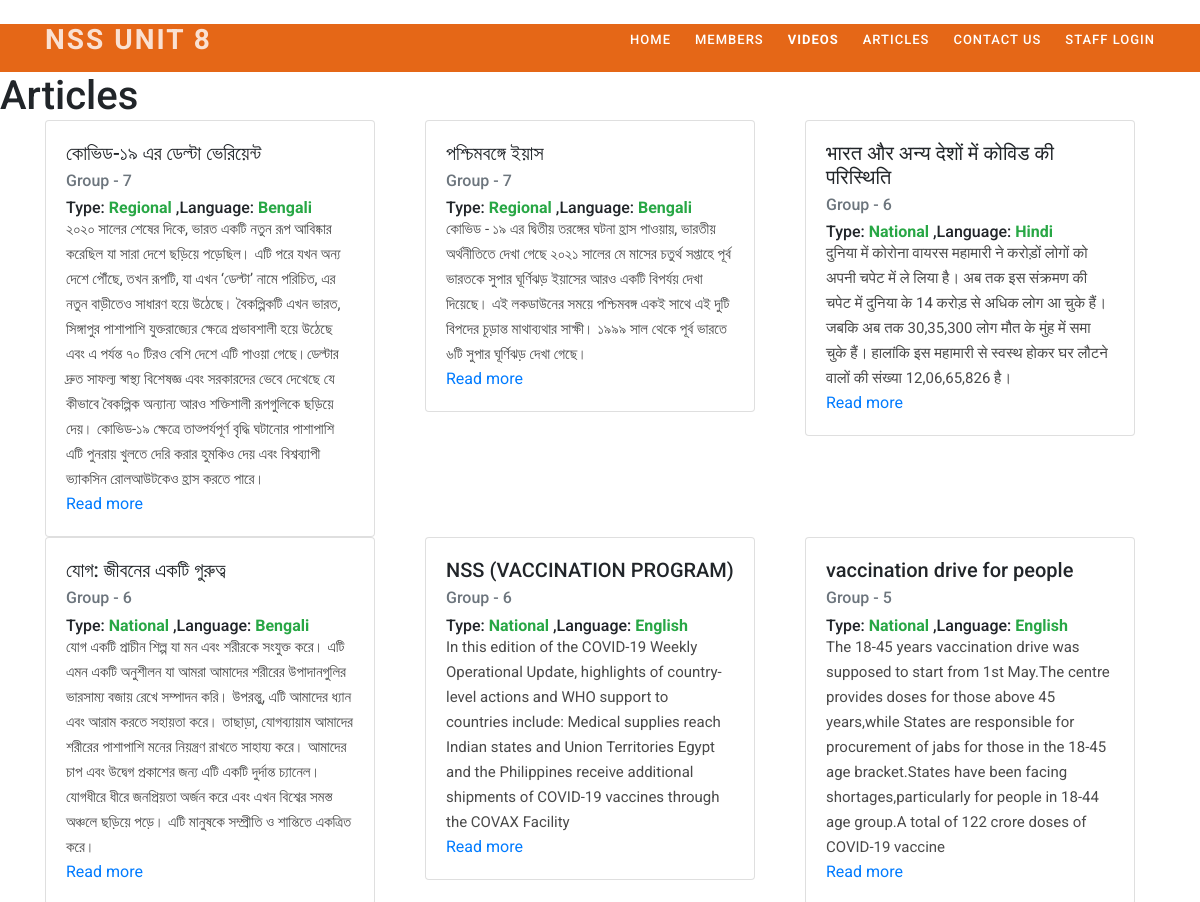
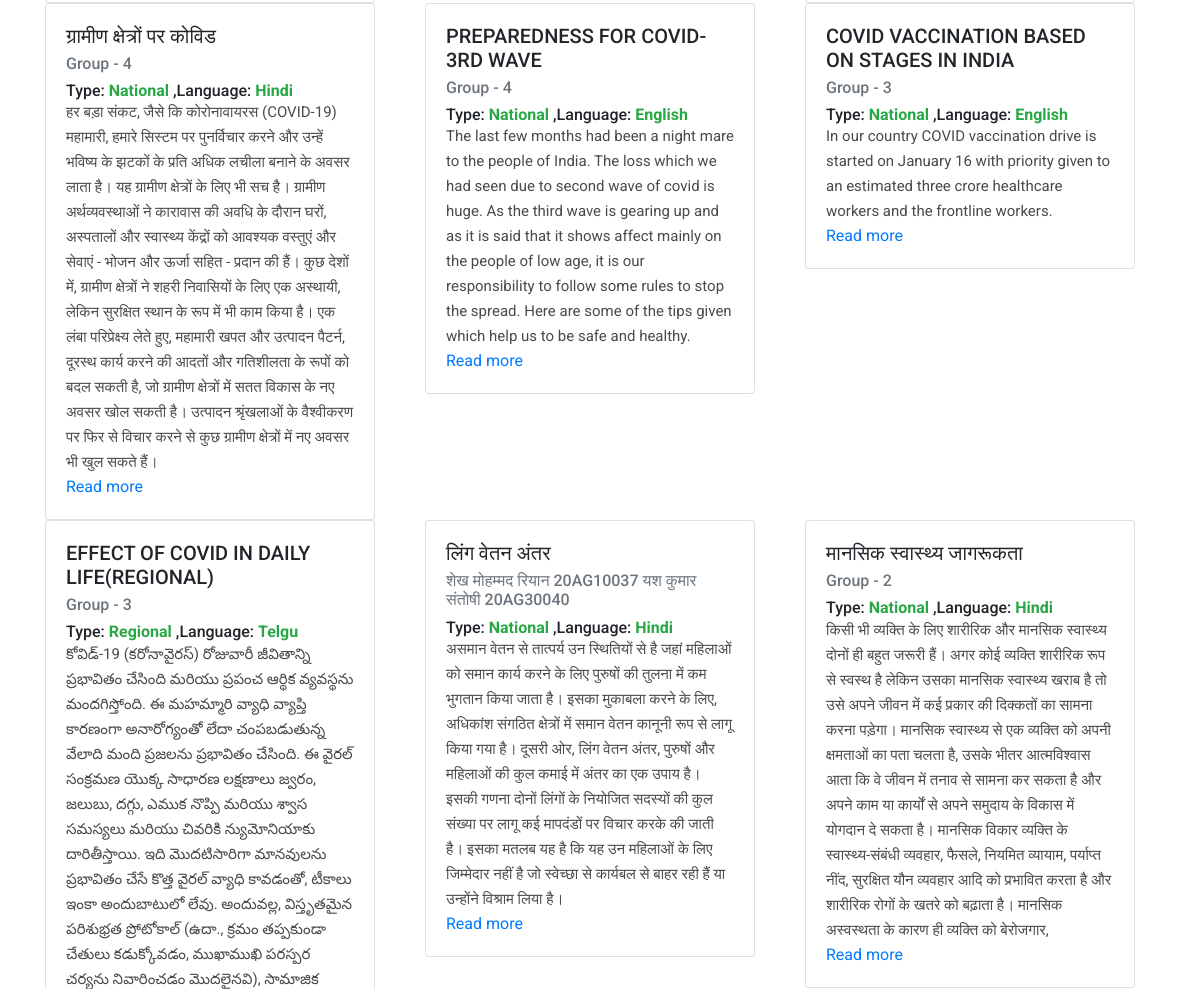
/articles/ (upper part), run on an earlier commit of the app's database (2 pictures, top to bottom).
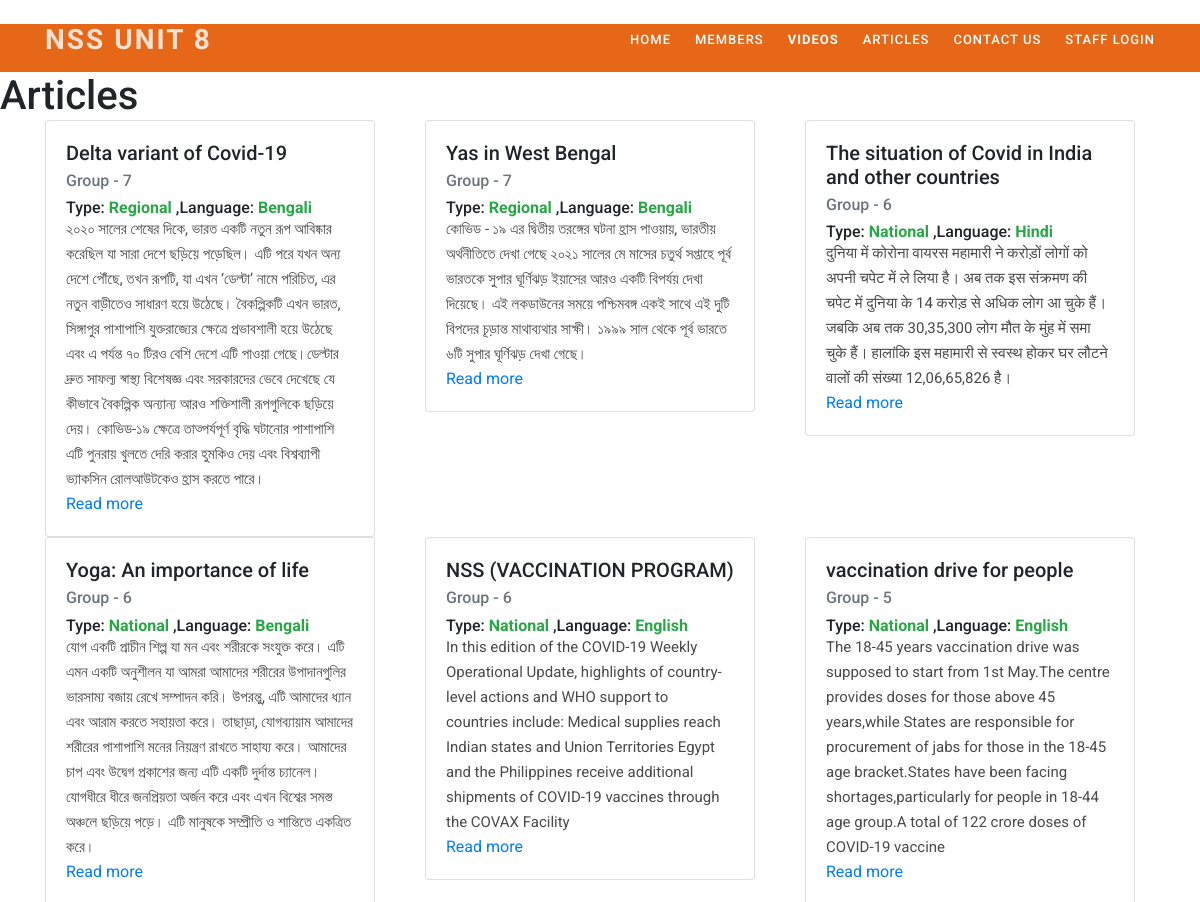
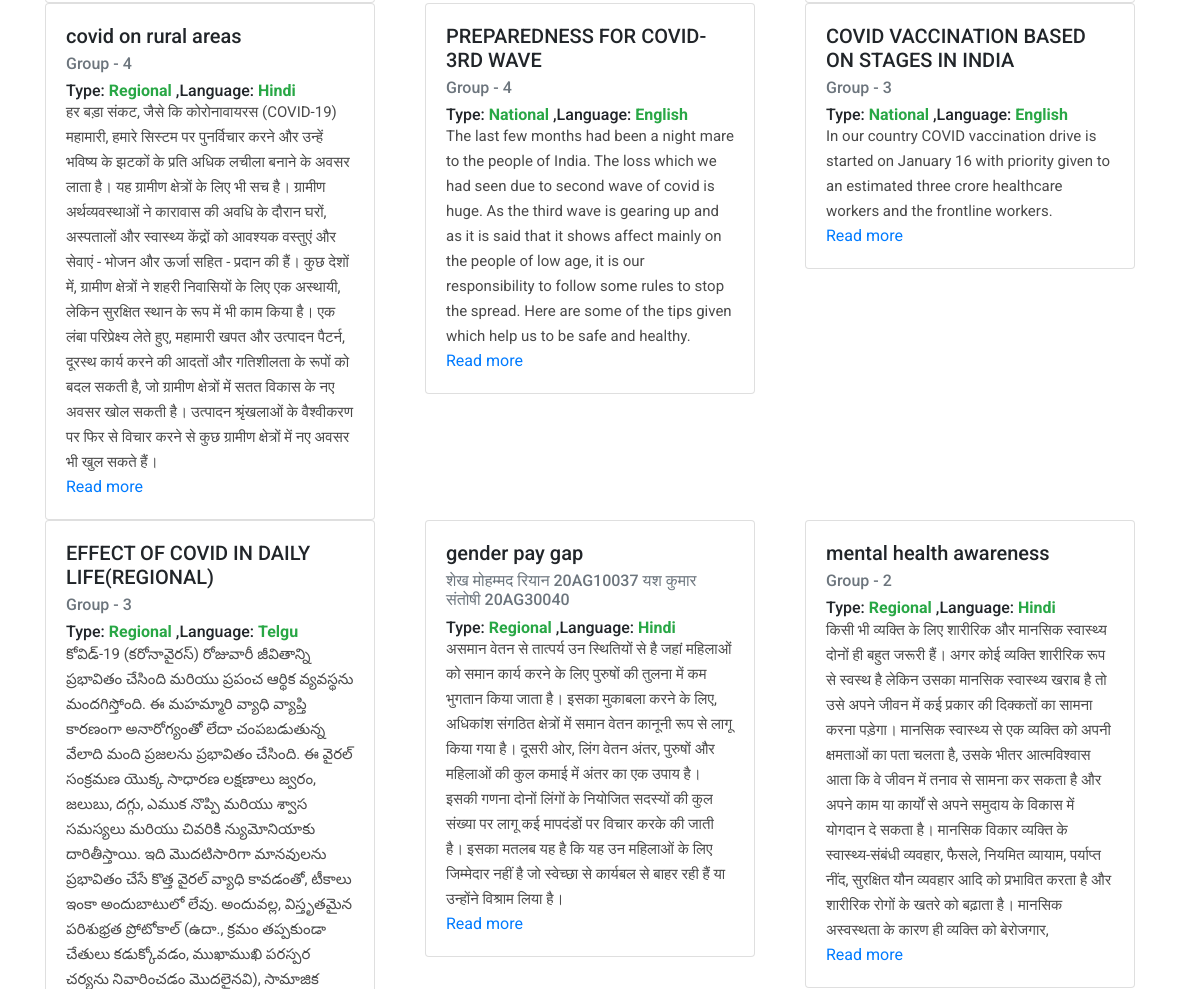
And on a later commit of the database (2 pictures, top to bottom).
### posts/models.py (models this page shows, shortened)
class article(models.Model):
  title = models.CharField(max_length=200)
  Contributors = models.CharField(max_length=500)
  slug = AutoSlugField(populate_from='title')
  intro = models.TextField()
  TYPE_CHOICES = (
        ('State','State'),
        ('National','National'),
        ('Regional','Regional')
    )
  TEXT_LANG = (
        ('English', 'English'),
        ('Hindi','Hindi'),
        ('Bengali','Bengali'),
        ('Urdu','Urdu'),
        ('Kannada','Kannada'),
        ('Marathi','Marathi'),
        ('Odia','Odia'),
        ('Telgu','Telgu'),
        ('Tamil','Tamil')
    )
  Article_type = models.CharField(choices=TYPE_CHOICES,default='National',max_length=20)
  Language = models.CharField(choices=TEXT_LANG,default='English',max_length=20)
  photo = models.ImageField(upload_to='photos',blank=True, null=True)
  Link_to_Published_Doc = models.CharField(max_length=200)
  date_added = models.DateTimeField(auto_now_add=True)
  updated_at = models.DateTimeField(auto_now=True)
  class Meta:
    ordering = ['-date_added']

### posts/views.py (the view)
# urls.py: path('articles/',showarticles,name='Articles'),
def showarticles(request):
  objects = article.objects.all()
  return render(request,'articles.html',{'list':objects})

### templates/articles.html
{% extends 'base.html' %}
{% block content %}
  <div style="background-color:#E56717;">
    <br>
    <br>
  </div>
    <h1> Articles</h1>
    <div class="container">
      <div class="row row-cols-3">
        {% for object in list %}
          <div class="col">
          <div class="card" style="width: 330px;">
          <div class="card-body">
            <h5 class="card-title">{{object.title}}</h5>
            <h6 class="card-subtitle mb-2 text-muted">{{object.Contributors}}</h6>
            <h6>Type: <a style="color: #28a745;font-weight: bold;">{{ object.Article_type }} </a>,Language: <a style="color: #28a745;font-weight: bold;">{{ object.Language }}</a></h6>
            <p class="card-text"> {{object.intro}}</p>
            <a href="/posts/{{ object.slug }}" class="card-link">Read more</a>
          </div>
          </div>
          </div>
    {% endfor %}
    </div>
  </div>
{% endblock %}

What changed in the data, as far as the page shows it:
changed article: title "কোভিড-১৯ এর ডেল্টা ভেরিয়েন্ট" → "Delta variant of Covid-19"
changed article: title "পশ্চিমবঙ্গে ইয়াস" → "Yas in West Bengal"
changed article: title "भारत और अन्य देशों में कोविड की परिस्थिति" → "The situation of Covid in India and other countries"
changed article: title "যোগ: জীবনের একটি গুরুত্ব" → "Yoga: An importance of life"
changed article: title "ग्रामीण क्षेत्रों पर कोविड" → "covid on rural areas"; Article_type "National" → "Regional"
changed article "शेख मोहम्मद रियान 20AG10037 यश कुमार संतोषी 20AG30040": title "लिंग वेतन अंतर" → "gender pay gap"; Article_type "National" → "Regional"
changed article "Group - 2": title "मानसिक स्वास्थ्य जागरूकता" → "mental health awareness"; Article_type "National" → "Regional"
